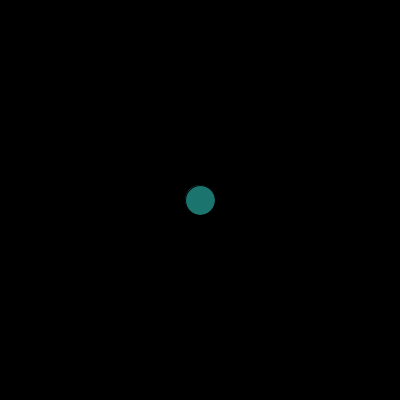
Frame 1 (no input)
Frame 60 (the mouse pressed at the canvas centre just before this capture): identical to frame 1, image omitted
Frame 120 (the mouse held since frame 60 and released just before this capture): identical to frame 1, image omitted

The Processing sketch that drew this single still picture (run headless with seeded random() and noise(); from frame 60 on, the mouse is pressed at the canvas centre):

// Processing sketch: processing_49245
// ── processing_49245.pde

Player jim; 

boolean upPressed = false; 
boolean downPressed = false; 
boolean leftPressed = false; 
boolean rightPressed = false; 


void setup() { 
  size(400, 400);  
  smooth(); 

  jim = new Player();
}

void draw() { 

  background(0); 
  jim.update();
}

class Player { 

  float x; 
  float y; 

  float speed = 4; 

  Player() {
    x = width/2; 
    y = height/2;
  }

  void update() {

    if(leftPressed) x-=speed; 
    else if(rightPressed) x+=speed;   
    
    if (upPressed) y-=speed; 
    else if (downPressed) y+=speed;   


    fill(28, 116, 111);
    ellipse(x, y, 30, 30);
  }
}

void keyPressed() { 

  if (key == CODED) {
    if (keyCode == UP) {
      upPressed = true;
    } 
    else if (keyCode == DOWN) { 
      downPressed = true;
    } 
    else if (keyCode == LEFT) {
      leftPressed = true;
    } 
    else if (keyCode == RIGHT) { 
      rightPressed = true;
    }
  }
}

void keyReleased() { 

  if (key == CODED) {
    if (keyCode == UP) {
      upPressed = false;
    } 
    else if (keyCode == DOWN) { 
      downPressed = false;
    }
    else if (keyCode == LEFT) {
      leftPressed = false;
    } 
    else if (keyCode == RIGHT) { 
      rightPressed = false;
    }
  }
}
                
